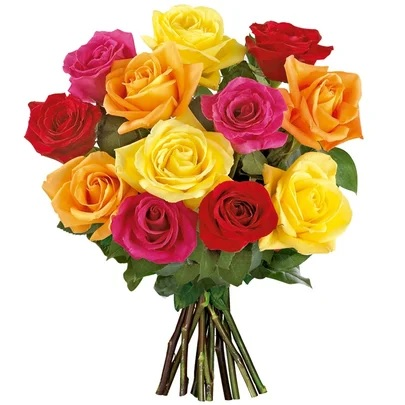
#> input picture flor.jpg, 405 x 405 px; its folder holds only this picture in this run
$ python -i threshold_model.py   (imports and definitions only)
#> lines starting #> are read from the running program, lines starting #| are printed output that depends on the picture; after the words box and inside, x2 and y2 are one past the last pixel; in counts of white or black regions, pixels touching at a corner belong together
#> further down, picture is the input picture: shape (405, 405, 3); mean B, G, R 155.1, 184.9, 219.1
import cv2
import numpy as np


class ThresholdModel:
    """
    Responsável por operações de limiarização e segmentação de imagens
    (Global, Otsu, Adaptativo e Multissegmentado).
    """

    @staticmethod
    def _to_gray_uint8(image):
        if image is None:
            return None
        if len(image.shape) == 3:
            return cv2.cvtColor(image, cv2.COLOR_BGR2GRAY)
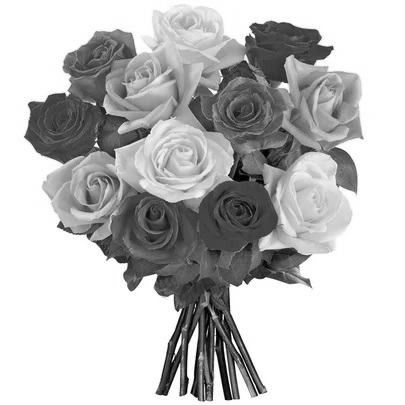
#> returned value: shape (405, 405); min 0, max 255, mean 191.7
        return image.copy()

    @staticmethod
    def global_threshold(image, thresh_val=127, max_val=255, invert=False):
        gray = ThresholdModel._to_gray_uint8(image)
        if gray is None:
            return None
        thresh_type = cv2.THRESH_BINARY_INV if invert else cv2.THRESH_BINARY
        _, binary = cv2.threshold(gray, thresh_val, max_val, thresh_type)
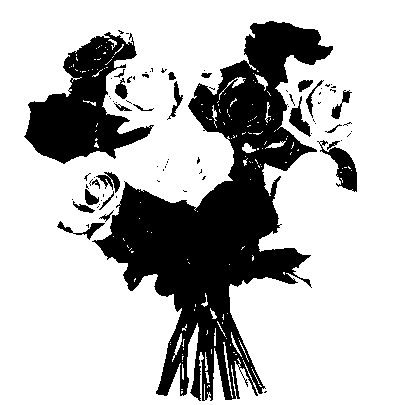
#> binary: shape (405, 405); 73.5% white; 80 black regions (56 under 20 px), largest, box (x1, y1, x2, y2) and area: (92, 21, 333, 401) 32301, (24, 32, 154, 164) 7999, (317, 140, 357, 192) 776
        return cv2.cvtColor(binary, cv2.COLOR_GRAY2BGR)

    @staticmethod
    def otsu_threshold(image, invert=False):
        gray = ThresholdModel._to_gray_uint8(image)
        if gray is None:
            return None
        thresh_type = (cv2.THRESH_BINARY_INV if invert else cv2.THRESH_BINARY) | cv2.THRESH_OTSU
        _, binary = cv2.threshold(gray, 0, 255, thresh_type)
        return cv2.cvtColor(binary, cv2.COLOR_GRAY2BGR)

    @staticmethod
    def adaptive_threshold(image, method='mean', block_size=11, c=2):
        gray = ThresholdModel._to_gray_uint8(image)
        if gray is None:
            return None
        # block_size deve ser ímpar e > 1
        block_size = max(3, block_size if block_size % 2 != 0 else block_size + 1)
        adaptive_method = cv2.ADAPTIVE_THRESH_GAUSSIAN_C if method == 'gaussian' else cv2.ADAPTIVE_THRESH_MEAN_C
        binary = cv2.adaptiveThreshold(gray, 255, adaptive_method, cv2.THRESH_BINARY, block_size, c)
        return cv2.cvtColor(binary, cv2.COLOR_GRAY2BGR)

    @staticmethod
    def multilevel_threshold(image, levels=4):
        """
        Quantização em múltiplos tons (ex: 2, 4, 8, 16 níveis de cinza).
        """
        gray = ThresholdModel._to_gray_uint8(image)
        if gray is None:
            return None

        levels = max(2, min(levels, 256))
        step = 256.0 / levels
        quantized = (np.floor(gray / step) * (255.0 / (levels - 1))).astype(np.uint8)
        return cv2.cvtColor(quantized, cv2.COLOR_GRAY2BGR)

>>> import cv2
>>> picture = cv2.imread('../flor.jpg')
>>> result = ThresholdModel().global_threshold(picture)
